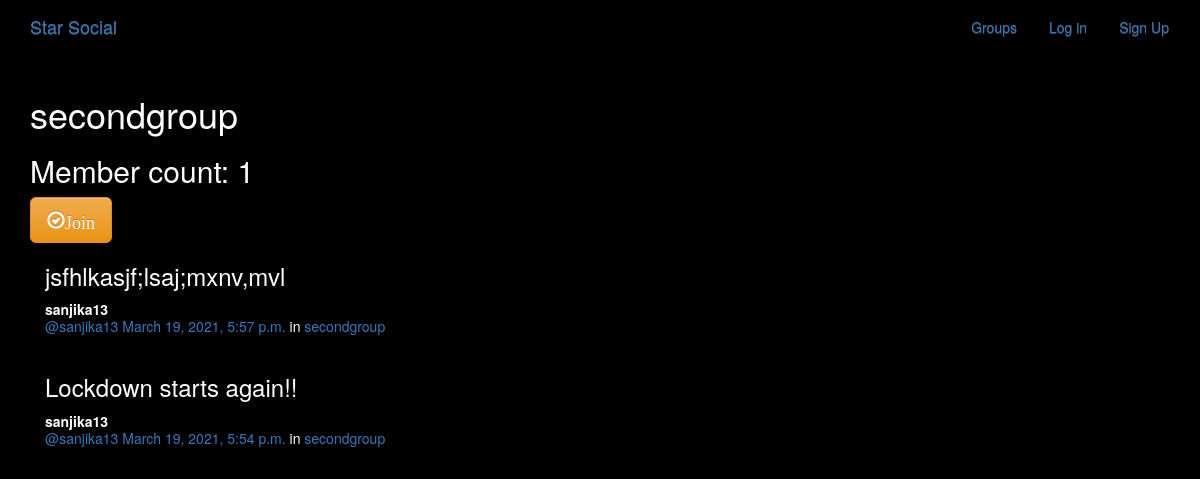
The app's page /groups/posts/in/secondgroup/ with its own data.
### groups/models.py (models this page shows, shortened)
class Group(models.Model):
    name = models.CharField(max_length=255,unique=True)
    slug = models.SlugField(allow_unicode=True, unique=True)
    description = models.TextField(blank=True, default='')
    description_html = models.TextField(editable=False, default='', blank=True)
    members = models.ManyToManyField(User, through='GroupMember')
    class Meta:
        ordering = ['name']

### posts/models.py (models this page shows, shortened)
class Post(models.Model):
    user = models.ForeignKey(User, related_name='posts',on_delete=models.CASCADE)
    created_at = models.DateTimeField(auto_now=True) # Create_at is the creation date
    message = models.TextField()
    message_html = models.TextField(editable=False)
    group = models.ForeignKey(Group,related_name='posts', null=True, blank=True,on_delete=models.CASCADE)
    class Meta:
        ordering = ['-created_at'] # the '-' is to be in descending order. The newer first
        unique_together = ['user','message'] #Every message is uniquely linkd to the user

### groups/views.py (the view)
# urls.py: url(r'^posts/in/(?P<slug>[-\w]+)/$', views.SingleGroup.as_view(), name='single'),
class SingleGroup(generic.DetailView):
    model = Group

### groups/templates/groups/group_detail.html
{% extends "groups/group_base.html" %}
{% block pregroup %}
  <h1>{{group.name}}</h1>
  <h2>Member count: {{ group.members.count }}</h2>
  <div class="content">
    {% if user in group.members.all %}
      <a href="{% url 'groups:leave' slug=group.slug %}"
        class="btn btn-lg btn-fill btn-warning"><span
        class="glyphicon glyphicon-remove-circle">Leave</span></a>
    {% else %}
      <a href="{% url 'groups:join' slug=group.slug %}"
        class="btn btn-lg btn-fill btn-warning"><span
        class="glyphicon glyphicon-ok-circle">Join</span></a>
    {% endif %}
  </div>
{% endblock %}
{% block group_content %}
  <div class="col-md-8">
    {% if group.posts.count == 0 %}
      <h2>No posts in this group yet!</h2>
    {% else %}
      {% for post in group.posts.all %}
        {% include "posts/_post.html" %}
      {% endfor %}
    {% endif %}
  </div>
{% endblock %}

### groups/templates/groups/group_base.html (shortened to what this page needs)
{% extends "base.html" %}
{% block content %}
  <div class="container">
    <div class="row">
      {% block pregroup %}{% endblock %}
      {% block group_content %}{% endblock %}
    </div>
  </div>
{% endblock %}

### templates/base.html (shortened to what this page needs)
<!DOCTYPE html>
{% load staticfiles %}
<html>
  <head>
    <link rel="stylesheet" href="https://maxcdn.bootstrapcdn.com/bootstrap/3.3.7/css/bootstrap.min.css">
    <link rel="stylesheet" href="https://maxcdn.bootstrapcdn.com/bootstrap/3.3.7/css/bootstrap-theme.min.css">
  <link rel="stylesheet" href="{% static 'simplesocial/css/master.css' %}">
  </head>
  <body>
    <nav class="navbar mynav" role="navigation" id="navbar">
        <div class="container">
          <a class="navbar-brand mynav" href="{% url 'home' %}">Star Social</a>
          <ul class="nav navbar-nav navbar-right">
              {% if user.is_authenticated %}
                <li><a href="{% url 'posts:create' %}">Post</a></li>
                <li><a href="{% url 'groups:all'  %}">Groups</a></li>
                <li><a href="{% url 'groups:create' %}">Create group</a></li>
                <li><a href="{% url 'accounts:logout' %}">Logout</a></li>
              {% else %}
                <li><a href="{% url 'groups:all' %}" class="btn btn-simple">Groups</a></li>
                <li><a href="{% url 'accounts:login' %}" class="btn btn-simple">Log in</a></li>
                <li><a href="{% url 'accounts:signup' %}" class="btn btn-simple">Sign Up</a></li>
              {% endif %}
          </ul>
        </div>
      </nav>
    <div class="container mycontent">
      {% block content %}
      {% endblock %}
    </div>
  </body>
</html>

### posts/templates/posts/_post.html (shortened to what this page needs)
<div class="post media">
	<h3>{{ post.message_html|safe }}</h3>
	<div class="media-body">
		<strong>{{ post.user.username }}</strong>
		<h5 class="media-heading">
			<span class="username"><a href="{% url 'posts:for_user' username=post.user.username %}">@{{ post.user.username }}</a></span>
			<time class="time"><a href="{% url 'posts:single' username=post.user.username pk=post.pk %}">{{ post.created_at }}</a></time>
			{% if post.group %}
			<span class="group-name">in <a href="#">{{ post.group.name }}</a></span>
			{% endif %}
		</h5>
	</div>
</div>

### static/simplesocial/css/master.css (style rules this page uses)
body { margin: 0; overflow: hidden; background-color: black; color:white; }

### records on screen
Group: name "secondgroup", members.count "1"
Post: message_html "jsfhlkasjf;lsaj;mxnv,mvl", user.username "sanjika13", created_at "March 19, 2021, 5:57 p.m.", group.name "secondgroup"
Post: message_html "Lockdown starts again!!", user.username "sanjika13", created_at "March 19, 2021, 5:54 p.m.", group.name "secondgroup"
